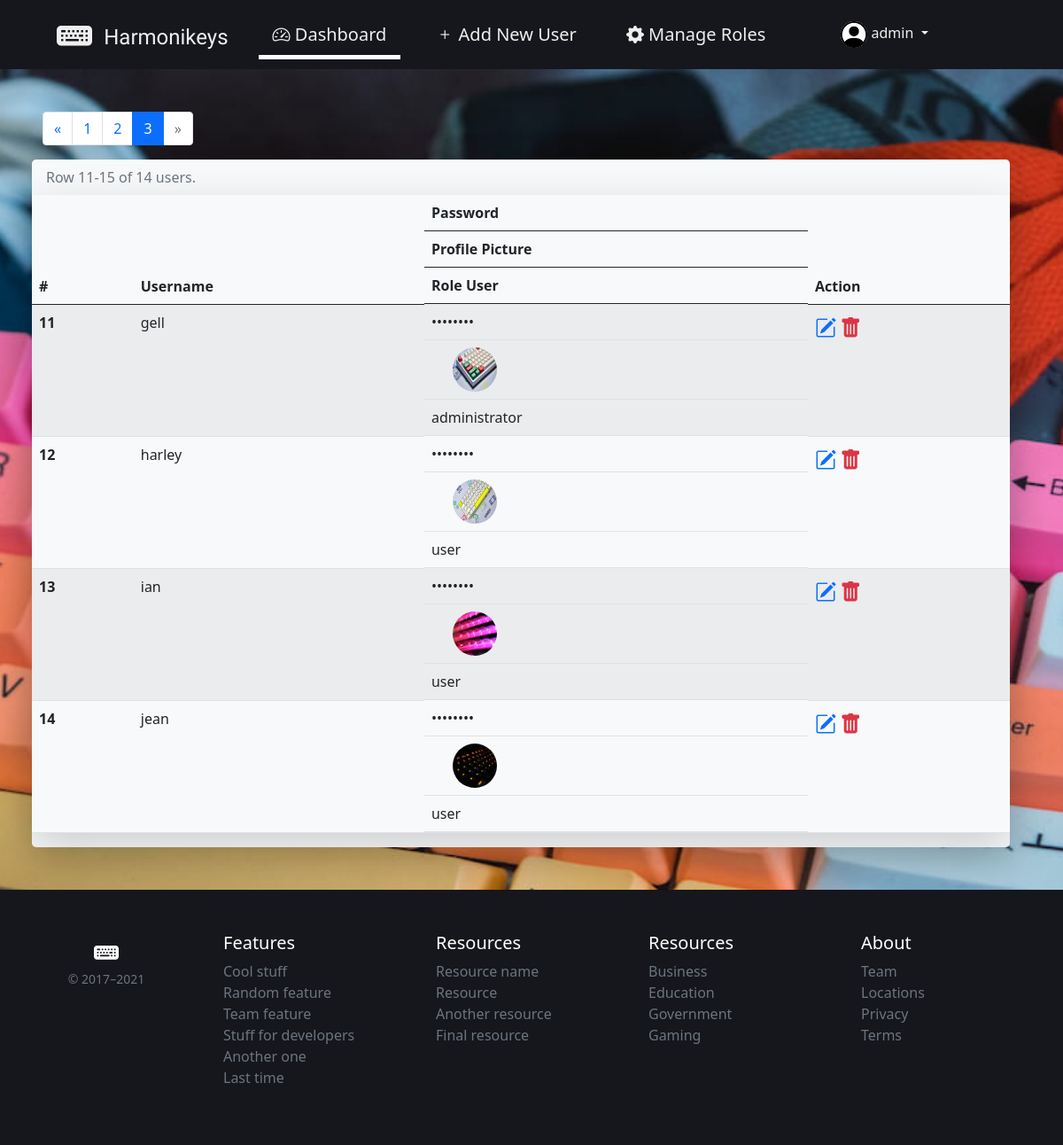
Screenshot of /admin/index.php?page=3 (signed in) with the database file from the repository.
### tables this page shows
CREATE TABLE `tb_users` (
  `id` int(11) NOT NULL,
  `username` varchar(100) NOT NULL,
  `userpass` varchar(255) NOT NULL,
  `userimg` varchar(100) DEFAULT 'default_user_img.png',
  `userrole` varchar(50) NOT NULL DEFAULT 'user'
);

### helpers/functions.php (called while the page is built, shortened)
<?php
$conn = new mysqli("localhost", "root", "", "db_finalproject");
function query($query) {
  global $conn;
  $result = $conn->query($query);
  $rows = [];
  while ($row = mysqli_fetch_assoc($result)){
    $rows[] = $row;
  }
  return $rows;
}
?>

### admin/index.php (the view, shortened to what this page needs)
<?php
require "../helpers/functions.php";
if (isset($_SESSION["username"])) {
  $ses_username = $_SESSION["username"];
  $ses_data = query("SELECT * FROM tb_users WHERE username = '$ses_username'")[0];
}
$data_per_page = 5;
$data_total = count(query("SELECT * FROM tb_users"));
$page_total = ceil($data_total / $data_per_page);
$page_active = isset($_GET["page"]) ? $_GET["page"] : 1;
$page_first_data = ($data_per_page * $page_active) - $data_per_page;
$users = query("SELECT * FROM tb_users LIMIT $page_first_data, $data_per_page");
?>
<!doctype html>
<html lang="en">
<head>
  <link href="https://cdn.jsdelivr.net/npm/bootstrap@5.0.1/dist/css/bootstrap.min.css" rel="stylesheet"
>
  <link rel="stylesheet" href="https://cdn.jsdelivr.net/npm/bootstrap-icons@1.5.0/font/bootstrap-icons.css">
  <link rel="stylesheet" href="../pages/style.css">
</head>
<body>
  <header class="site-header sticky-top px-5" style="background-color: #16161d;">
    <div class="navbar navbar-expand-lg p-1">
      <div class="container d-flex flex-column flex-md-row">
        <div class="row w-100">
          <a href="" class="navbar-brand d-none d-lg-inline-block col-2">
            <i class="bi bi-keyboard-fill fs-1 d-inline-block"></i>
            <span class="d-inline-block fs-4 p-0 ps-2 position-relative"
              style="top: -4px;  font-family: 'Yellowtail', cursive;">Harmonikeys</span>
          </a>
          <nav class="collapse navbar-collapse justify-content-lg-center col-7 ps-3" id="navbar">
            <ul class="navbar-nav mb-2 mb-sm-0" id="menu">
              <li class="nav-item me-lg-4 active">
                <a class="nav-link fs-5" aria-current="page" href="#">
                  <i class="bi bi-speedometer2"></i>
                  <span>Dashboard</span>
                </a>
              </li>
              <li class="nav-item me-lg-4">
                <a class="nav-link fs-5" href="add_user.php">
                  <i class="bi bi-plus"></i>
                  <span>Add New User</span>
                </a>
              </li>
              <li class="nav-item me-lg-4">
                <a class="nav-link fs-5" href="roles.php">
                  <i class="bi bi-gear-fill"></i>
                  <span>Manage Roles</span>
                </a>
              </li>
            </ul>
          </nav>
          <div class="dropdown d-none d-lg-inline-block col-2 mt-3 p-1">
            <div class="d-none d-lg-block nav-item dropdown">
              <a class="dropdown-toggle text-decoration-none" href="#" id="dropdown2" data-bs-toggle="dropdown"
                aria-expanded="false">
                <img src="../img/<?= $ses_data['userimg'] ?>" class="rounded-pill" width="30" height="30"
                  alt="User Profile Image">
                <span><?= $ses_data['username'] ?></span>
              </a>
            </div>
          </div>
        </div>
      </div>
    </div>
  </header>
  <main class="min-vh-100 container p-5 d-flex flex-column align-content-center">
    <nav class="ps-n5">
      <ul class="pagination">
        <?php ($page_active > 1) ? $isOne = "" : $isOne = "disabled"; ?>
        <li class="page-item <?= $isOne ?>">
          <a class="page-link" href="?page=<?= $page_active-1 ?>">
            &laquo;
          </a>
        </li>
        <?php for($i = 1; $i <= $page_total; $i++) : ?>
        <?php ($i == $page_active) ? $isActive = "active" : $isActive = "" ; ?>
        <li class="page-item <?= $isActive ?>">
          <a class="page-link" href="?page=<?= $i ?>"><?= $i ?></a>
        </li>
        <?php endfor; ?>
        <?php ($page_active < $page_total) ? $isLast = "" : $isLast = "disabled"; ?>
        <li class="page-item <?= $isLast ?>">
          <a class="page-link" href="?page=<?= $page_active+1 ?>">
            &raquo;
          </a>
        </li>
      </ul>
    </nav>
    <div class="row w-100 bg-light rounded-3 shadow-lg">
      <table class="table table-striped caption-top border-bottom shadow shadow-lg">
        <caption class="ps-3">Row <?= $page_first_data+1 ?>-<?= $page_first_data+$data_per_page ?> of <?= $data_total ?> users.</caption>
        <thead>
          <th scope="col">#</th>
          <th scope="col">Username</th>
          <th scope="col" class="d-none d-lg-block">Password</th>
          <th scope="col" class="d-none d-lg-block">Profile Picture</th>
          <th scope="col" class="d-none d-lg-block">Role User</th>
          <th scope="col">Action</th>
        </thead>
        <tbody>
          <?php $i = 1; ?>
          <?php foreach($users as $row) : ?>
          <tr>
            <th scope="row"><?= $i+$page_first_data ?></th>
            <td><?= $row["username"] ?></td>
            <td class="d-none d-lg-block">••••••••</td>
            <td class="d-none d-lg-block"><img src='../img/<?= $row["userimg"] ?>' class="d-block rounded-circle mx-4 text-center" width="50"
                height="50" alt="User image"></td>
            <td class="d-none d-lg-block"><?= $row["userrole"] ?></td>
            <td>
              <a href="edit_user.php?id=<?= $row["id"] ?>" class="text-decoration-none">
                <i class="bi bi-pencil-square text-primary fs-4"></i>
              </a>
              <a href="del_user.php?id=<?= $row["id"]; ?>" class="text-decoration-none"
                onclick="return confirm('Are you sure?');">
                <i class="bi bi-trash-fill text-danger fs-4"></i>
              </a>
            </td>
          </tr>
          <?php $i++; ?>
          <?php endforeach; ?>
        </tbody>
      </table>
    </div>
  </main>
  <footer class="container-fluid py-5 text-white position-relative bottom-0 fixed-bottom"
    style="background-color: #16161d;">
    <div class="row">
      <div class="col-12 col-md text-center">
        <i class="bi bi-keyboard-fill fs-3"></i>
        <small class="d-block mb-3 text-muted">&copy; 2017–2021</small>
      </div>
      <div class="col-6 col-md">
        <h5>Features</h5>
        <ul class="list-unstyled text-small">
          <li><a class="link-secondary" href="#">Cool stuff</a></li>
          <li><a class="link-secondary" href="#">Random feature</a></li>
          <li><a class="link-secondary" href="#">Team feature</a></li>
          <li><a class="link-secondary" href="#">Stuff for developers</a></li>
          <li><a class="link-secondary" href="#">Another one</a></li>
          <li><a class="link-secondary" href="#">Last time</a></li>
        </ul>
      </div>
      <div class="col-6 col-md">
        <h5>Resources</h5>
        <ul class="list-unstyled text-small">
          <li><a class="link-secondary" href="#">Resource name</a></li>
          <li><a class="link-secondary" href="#">Resource</a></li>
          <li><a class="link-secondary" href="#">Another resource</a></li>
          <li><a class="link-secondary" href="#">Final resource</a></li>
        </ul>
      </div>
      <div class="col-6 col-md">
        <h5>Resources</h5>
        <ul class="list-unstyled text-small">
          <li><a class="link-secondary" href="#">Business</a></li>
          <li><a class="link-secondary" href="#">Education</a></li>
          <li><a class="link-secondary" href="#">Government</a></li>
          <li><a class="link-secondary" href="#">Gaming</a></li>
        </ul>
      </div>
      <div class="col-6 col-md">
        <h5>About</h5>
        <ul class="list-unstyled text-small">
          <li><a class="link-secondary" href="#">Team</a></li>
          <li><a class="link-secondary" href="#">Locations</a></li>
          <li><a class="link-secondary" href="#">Privacy</a></li>
          <li><a class="link-secondary" href="#">Terms</a></li>
        </ul>
      </div>
    </div>
  </footer>
</body>
</html>

### pages/style.css (style rules this page uses)
body { scroll-behavior: smooth; }
.container { max-width: 1280px; }
.site-header a { color: #efefef; transition: color .15s ease-in-out; }
ul#menu { list-style: none; }
ul#menu li { display: inline-block; padding: .3em .5em; position: relative; overflow: hidden; }
ul#menu li a { text-decoration: none; }
@media only screen and (min-width: 991px) { ul#menu li::before { position: absolute; display: block; content: ''; bottom: 0; left: -100%; width: 100%; height: 5px; transition: 0.4s; background-color: #fff; } }
@media only screen and (min-width: 991px) { ul#menu li.active::before, ul#menu li:hover::before { left: 0%; } }
body, html { height: 100%; overflow-x: hidden; }

### admin/index.php (style rules this page uses)
body { background-image: url("../img/keyboard3.jpg"); background-attachment: fixed; background-position: center; background-repeat: no-repeat; background-size: cover; scroll-behavior: smooth; }
a { text-decoration: none; color: black; }

### rows the page displays
tb_users: userimg (placeholder picture), username "admin"
tb_users: page_first_data "11", username "gell", userimg (picture), userrole "administrator"
tb_users: page_first_data "12", username "harley", userimg (picture), userrole "user"
tb_users: page_first_data "13", username "ian", userimg (picture), userrole "user"
tb_users: page_first_data "14", username "jean", userimg (picture), userrole "user"

### other values shown
$page_first_data+1 "11"
$page_first_data+$data_per_page "15"
$data_total "14"
